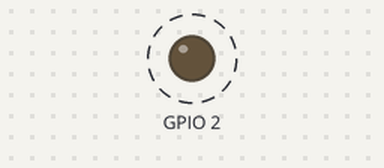
A sketch run on a simulated ESP8266 (NodeMCU). On the bench: output pins drawn as LEDs (lit = HIGH). Dashed ring = blinking. WiFi joins after 1.5 s; servers stay silent unless stated; what the sketch prints to the serial monitor is not drawn.

Above: at 1.7 s.
Timing chart, 0 to 4.5 s (numbered marks = the images above):
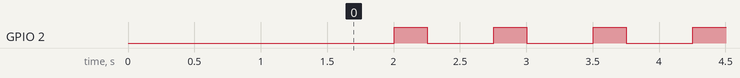

The sketch:

BasicOTA.ino
```cpp
#include <ESP8266WiFi.h>
#include <ESP8266mDNS.h>
#include <WiFiUdp.h>
#include <ArduinoOTA.h>

#ifndef STASSID
#define STASSID "Luah"
#define STAPSK  "R0b0t1c4"
#endif

const char* ssid = STASSID;
const char* password = STAPSK;

void setup() {
  pinMode(2, OUTPUT);     // Initialize the LED_BUILTIN pin as an output
  Serial.begin(115200);
  Serial.println("Booting");
  WiFi.mode(WIFI_STA);
  WiFi.begin(ssid, password);
  while (WiFi.waitForConnectResult() != WL_CONNECTED) {
    Serial.println("Connection Failed! Rebooting...");
    delay(5000);
    ESP.restart();
  }

  // Port defaults to 8266
  // ArduinoOTA.setPort(8266);

  // Hostname defaults to esp8266-[ChipID]
  ArduinoOTA.setHostname("nodeMCU_1");

  // No authentication by default
  //ArduinoOTA.setPassword("Pass.word0");

  // Password can be set with it's md5 value as well
  // MD5(admin) = 21232f297a57a5a743894a0e4a801fc3
  // ArduinoOTA.setPasswordHash("21232f297a57a5a743894a0e4a801fc3");

  ArduinoOTA.onStart([]() {
    String type;
    if (ArduinoOTA.getCommand() == U_FLASH) {
      type = "sketch";
    } else { // U_SPIFFS
      type = "filesystem";
    }

    // NOTE: if updating SPIFFS this would be the place to unmount SPIFFS using SPIFFS.end()
    Serial.println("Start updating " + type);
  });
  ArduinoOTA.onEnd([]() {
    Serial.println("\nEnd");
  });
  ArduinoOTA.onProgress([](unsigned int progress, unsigned int total) {
    Serial.printf("Progress: %u%%\r", (progress / (total / 100)));
  });
  ArduinoOTA.onError([](ota_error_t error) {
    Serial.printf("Error[%u]: ", error);
    if (error == OTA_AUTH_ERROR) {
      Serial.println("Auth Failed");
    } else if (error == OTA_BEGIN_ERROR) {
      Serial.println("Begin Failed");
    } else if (error == OTA_CONNECT_ERROR) {
      Serial.println("Connect Failed");
    } else if (error == OTA_RECEIVE_ERROR) {
      Serial.println("Receive Failed");
    } else if (error == OTA_END_ERROR) {
      Serial.println("End Failed");
    }
  });
  ArduinoOTA.begin();
  Serial.println("Ready");
  Serial.print("IP address: ");
  Serial.println(WiFi.localIP());
}

void loop() {
  ArduinoOTA.handle();
  digitalWrite(2, LOW);   // Turn the LED on (Note that LOW is the voltage level
  // but actually the LED is on; this is because
  // it is active low on the ESP-01)
  delay(500);                      // Wait for a second
  digitalWrite(2, HIGH); // Turn the LED off by making the voltage HIGH
  delay(250);                      // Wait for two seconds (to demonstrate the active low LED)
}
```

Measured:
- by itself, GPIO 2: alternates HIGH for 0.25 s and LOW for 0.50 s
